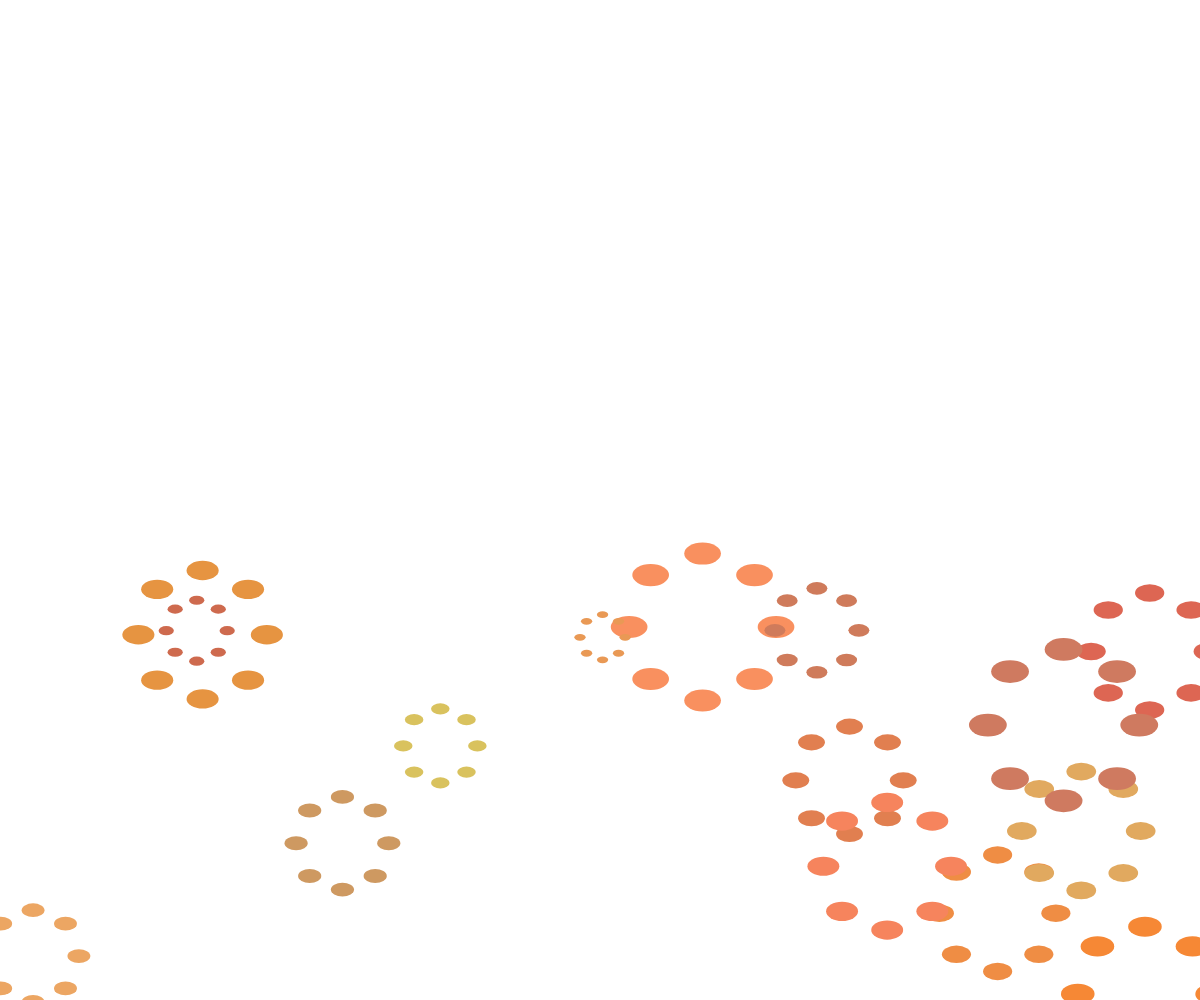
Frame 1 (no input)
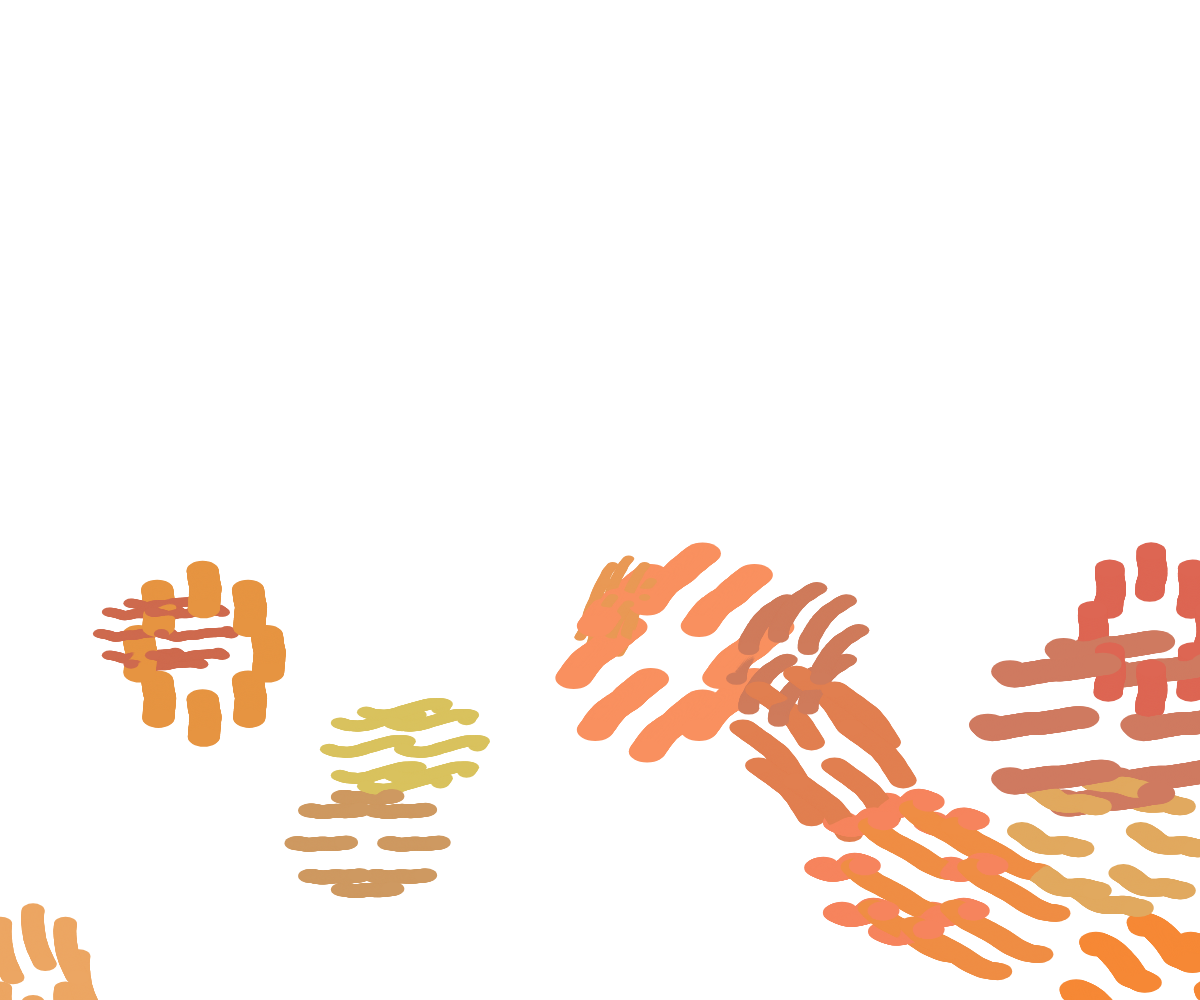
Frame 60 (no input)
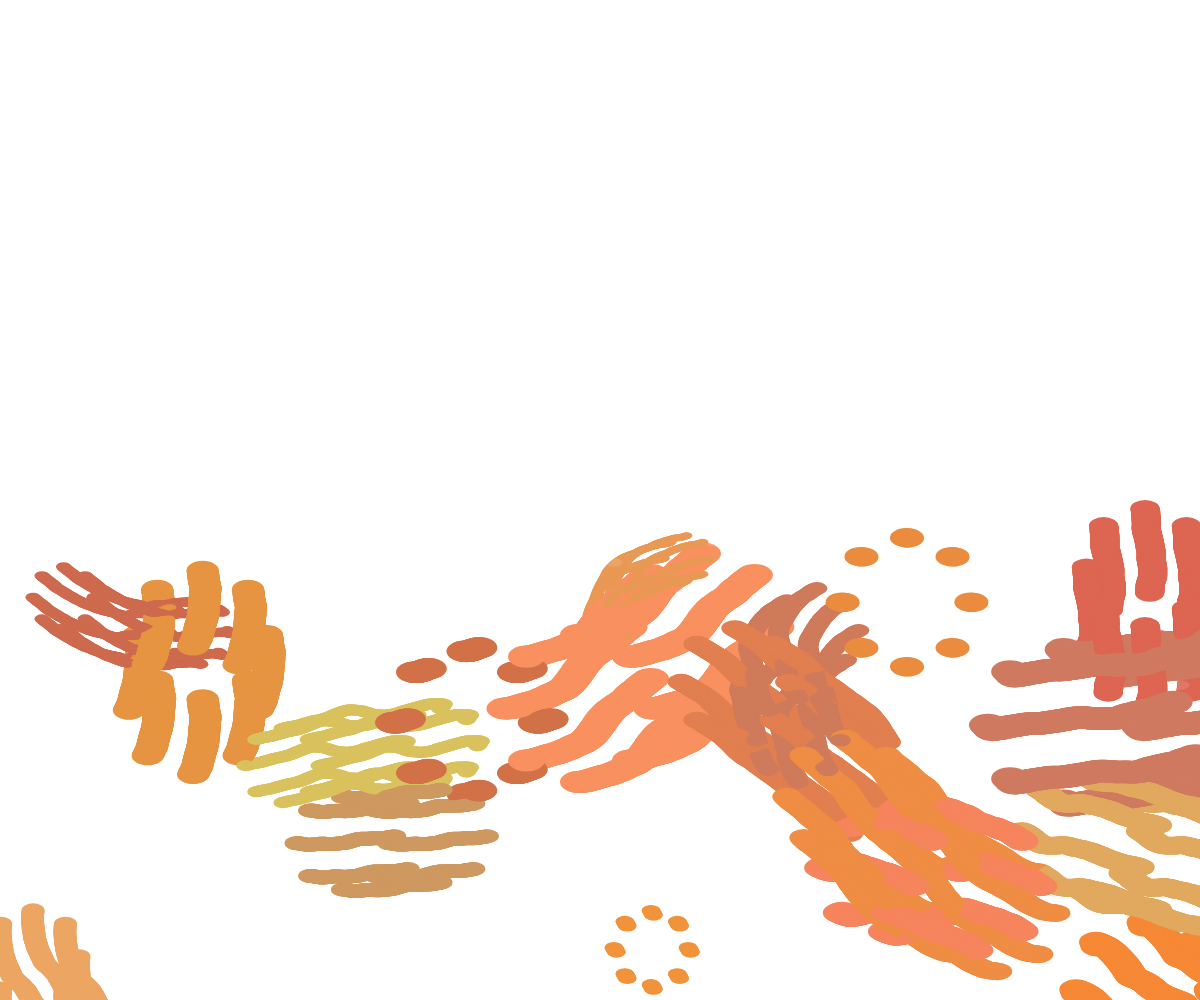
Frame 120 (the mouse pressed at the canvas centre since frame 60)

The p5.js sketch that drew these frames (run headless with seeded random() and noise() and a simulated clock; from frame 60 on, the mouse is pressed at the canvas centre):

// p5.js sketch
// ── sketch.js
let dustDevils = [];
let terrainTexture;
let time = 0;

function setup() {
  createCanvas(windowWidth, windowHeight);
  noStroke();
  
  // Create terrain texture with terracotta and beige tones
  terrainTexture = createGraphics(width, height);
  terrainTexture.noiseDetail(2, 0.5);
  terrainTexture.colorMode(HSB, 360, 100, 100, 1);
  
  for (let y = 0; y < height; y += 2) {
    for (let x = 0; x < width; x += 2) {
      let n = terrainTexture.noise(x * 0.005, y * 0.005, time * 0.001);
      let c = color(
        map(n, 0, 1, 10, 30),   // terracotta hue
        map(n, 0, 1, 40, 70),   // saturation
        map(n, 0, 1, 20, 60),   // brightness
        1
      );
      terrainTexture.set(x, y, c);
    }
  }
  
  // Add some cracks and fissures
  for (let i = 0; i < 5000; i++) {
    let x = random(width);
    let y = random(height);
    let w = random(2, 8);
    let h = random(10, 30);
    terrainTexture.noiseDetail(1, 0.1);
    let n = terrainTexture.noise(x * 0.05, y * 0.05);
    if (n > 0.7) {
      terrainTexture.fill(0, 0, 0, 0.3);
      terrainTexture.rect(x, y, w, h);
    }
  }
  
  // Initialize dust devils
  for (let i = 0; i < 15; i++) {
    dustDevils.push({
      x: random(width),
      y: random(height * 0.6, height),
      size: random(20, 80),
      speed: random(0.5, 2),
      angle: random(TWO_PI),
      life: random(100, 300),
      color: color(random(200, 255), random(100, 200), random(50, 100))
    });
  }
}

function draw() {
  time++;
  
  // Draw the textured terrain
  image(terrainTexture, 0, 0);
  
  // Draw dust devils
  for (let i = dustDevils.length - 1; i >= 0; i--) {
    let devil = dustDevils[i];
    
    // Update position with some randomness
    devil.x += cos(devil.angle) * devil.speed;
    devil.y += sin(devil.angle) * devil.speed;
    devil.angle += random(-0.1, 0.1);
    
    // Fade out and regenerate if needed
    devil.life--;
    if (devil.life <= 0 || devil.x < -50 || devil.x > width + 50 || devil.y < -50 || devil.y > height + 50) {
      dustDevils.splice(i, 1);
      dustDevils.push({
        x: random(width),
        y: random(height * 0.6, height),
        size: random(20, 80),
        speed: random(0.5, 2),
        angle: random(TWO_PI),
        life: random(100, 300),
        color: color(random(200, 255), random(100, 200), random(50, 100))
      });
    } else {
      // Draw dust devil
      fill(devil.color);
      noStroke();
      
      // Draw a swirling pattern
      push();
      translate(devil.x, devil.y);
      for (let j = 0; j < 8; j++) {
        let angle = map(j, 0, 8, 0, TWO_PI);
        let xoff = cos(angle) * devil.size;
        let yoff = sin(angle) * devil.size;
        ellipse(xoff, yoff, devil.size * 0.5, devil.size * 0.3);
      }
      pop();
    }
  }
  
  // Occasionally form larger patterns
  if (random() < 0.02 && dustDevils.length > 5) {
    let group = [];
    for (let i = 0; i < 5; i++) {
      group.push(dustDevils[i]);
    }
    
    let centerX = 0, centerY = 0;
    for (let d of group) {
      centerX += d.x;
      centerY += d.y;
    }
    centerX /= group.length;
    centerY /= group.length;
    
    for (let d of group) {
      let dx = d.x - centerX;
      let dy = d.y - centerY;
      d.angle = atan2(dy, dx);
    }
  }
  
  // Add some subtle atmospheric movement
  if (time % 10 === 0) {
    for (let i = 0; i < 5; i++) {
      let x = random(width);
      let y = random(height * 0.7);
      let size = random(5, 20);
      fill(255, 255, 255, 30);
      ellipse(x, y, size, size * 0.5);
    }
  }
}

function windowResized() {
  resizeCanvas(windowWidth, windowHeight);
}
